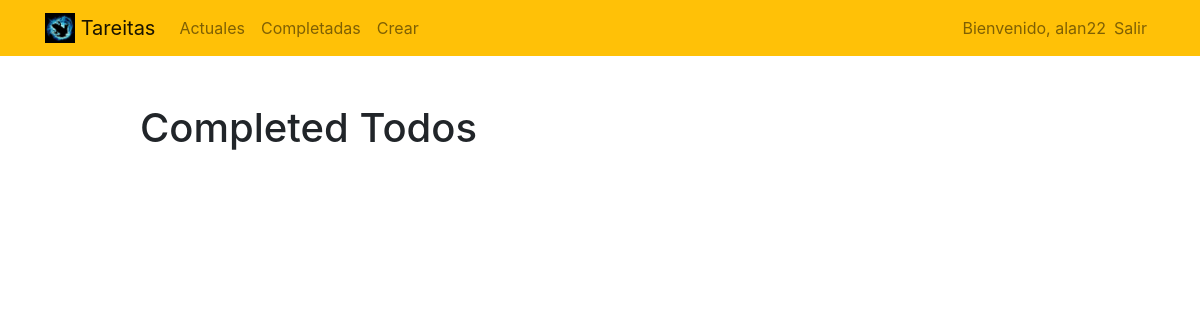
Before: /completed/ (signed in) with the older database file.
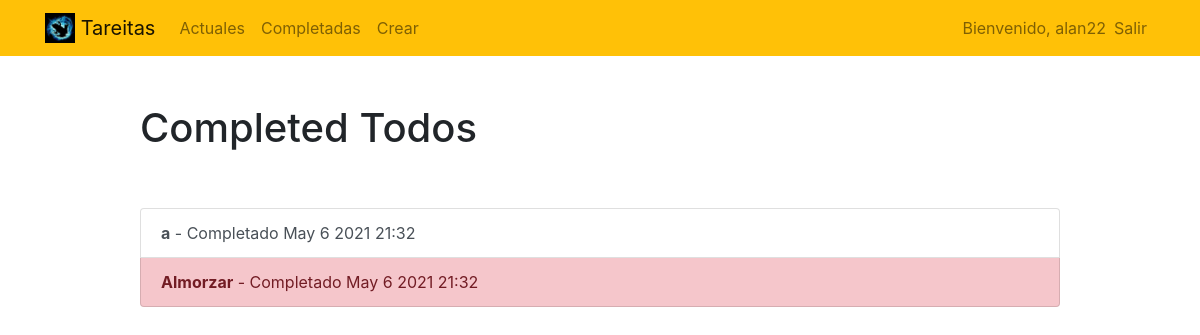
After: the same page with the newer database file.
### pendiente/models.py (models this page shows, shortened)
class Pendiente(models.Model):
    title=models.CharField(max_length=150)
    memo=models.TextField(blank=True)
    created_at=models.DateTimeField(auto_now_add=True)
    datecompleted=models.DateTimeField(null=True,blank=True)
    important=models.BooleanField(default=False)
    created_by=models.ForeignKey(User, on_delete=models.CASCADE)

### pendiente/views.py (the view)
# urls.py: path('completed/',completados,name='completed'),
@login_required
def completados(request):
    pendientes=Pendiente.objects.filter(created_by=request.user,datecompleted__isnull=False).order_by('-datecompleted')
    return render(request, 'pendiente/completados.html',{'pendientes':pendientes})

### pendiente/templates/pendiente/completados.html
{% extends 'pendiente/base.html' %}
{% block content %}
    <div class="row justify-content-center mt-5">
        <div class="col-md-10">
            <h1>Completed Todos</h1>
        </div>
    </div>
    <div class="row justify-content-center mt-5">
        <div class="col-md-10">
            <div class="list-group">
{% for pendiente in pendientes %}
      <a href="{% url 'verpendiente' pendiente.id %}" class="list-group-item list-group-item-action{% if pendiente.important %} list-group-item-danger{% endif %}">
      <b>{{ pendiente.title }}</b> - Completado {{ pendiente.datecompleted|date:'M j Y H:i' }}</a>
{% endfor %}
            </div>
        </div>
    </div>
{% endblock %}

### pendiente/templates/pendiente/base.html (shortened to what this page needs)
{% load static %}
<!doctype html>
<html lang="en">
<head>
    <link rel="stylesheet" href="https://stackpath.bootstrapcdn.com/bootstrap/4.4.1/css/bootstrap.min.css">
</head>
<body>
<nav class="navbar navbar-expand-md navbar-light bg-warning">
<div class="container">
    <a class="navbar-brand" href="{% url 'index' %}">
         <img src="{% static 'pendiente/logo.png' %}" width="30" height="30" class="d-inline-block align-top">
        <span>Tareitas</span>
    </a>
    <div class="collapse navbar-collapse" id="navbarNav">
    {% if user.is_authenticated %}
        <ul class="navbar-nav mr-auto">
                <li class="nav-item {{ current }}">
                    <a class="nav-link" href="{% url 'currenttodos' %}">Actuales</a>
                </li>
                <li class="nav-item {{ completed }}">
                    <a class="nav-link" href="{% url 'completed' %}">Completadas</a>
                </li>
                <li class="nav-item {{ create }}">
                    <a class="nav-link" href="{% url 'crearpendiente' %}">Crear</a>
                </li>
        </ul>
    {% endif %}
    <ul class="navbar-nav ml-auto">
            {% if user.is_authenticated %}
                <li class="nav-item">
                    <span class="navbar-text"> Bienvenido, {{ request.user.username }} </span>
                </li>
                <li class="nav-item">
                    <a href="#" onclick="$('#signOutBtn').click()" class="nav-link">Salir</a>
                </li>
            {% endif %}
        </ul>
    </div>
</div>
</nav>
<div class="container">
{% block content %}{% endblock %}
</div>
</body>
</html>

Changed rows visible on the page:
added Pendiente: title "a", datecompleted "May 6 2021 21:32", important False (drawn)
now on this page (row edited): Pendiente: title "Almorzar", datecompleted "May 6 2021 21:32", important True (drawn)
